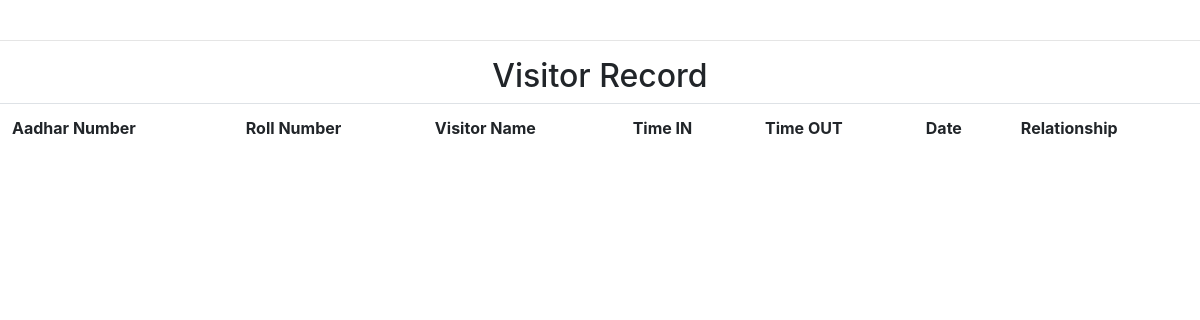
/visitor_view.php, run on an earlier commit of the app's database.
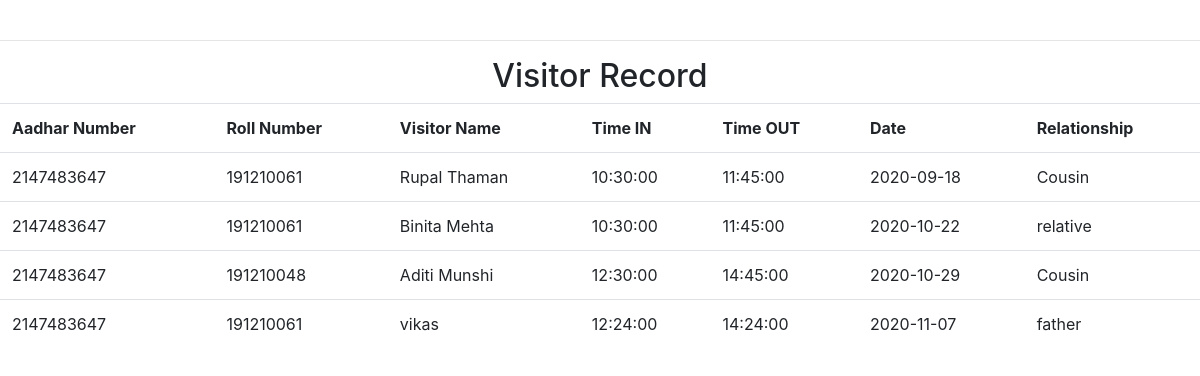
And on a later commit of the database.
### tables this page shows
CREATE TABLE `visitor` (
  `aadhar_number` int(11) NOT NULL,
  `rollno` varchar(10) DEFAULT NULL,
  `visitor_name` varchar(50) NOT NULL,
  `time_in` time NOT NULL,
  `time_out` time NOT NULL,
  `date` date NOT NULL,
  `relationship` varchar(30) NOT NULL
);

### visitor_view.php (the view, shortened to what this page needs)
<!DOCTYPE html>
<html>
<head>
	<link rel="stylesheet" href="https://stackpath.bootstrapcdn.com/bootstrap/4.4.1/css/bootstrap.min.css">
</head>
<body>
<br><hr>
<caption><h2>Visitor Record</h2></caption>
<table class="table table-hover">
	<tr>
		<th>Aadhar Number</th>
		<th>Roll Number</th>
		<th>Visitor Name</th>
		<th>Time IN</th>
		<th>Time OUT</th>
		<th>Date</th>
		<th>Relationship</th>
	</tr>
<?php
$ViewQuery="SELECT *
            FROM Visitor " ;
$Execute=mysql_query($ViewQuery);
while($DataRows=mysql_fetch_array($Execute)){
	$Aadhar_Number=$DataRows['aadhar_number'];
	$Rollno=$DataRows['rollno'];
	$Visitor_Name=$DataRows['visitor_name'];
	$Time_In=$DataRows['time_in'];
	$Time_Out=$DataRows['time_out'];
	$Date=$DataRows['date'];
	$Relationship=$DataRows['relationship'];
 ?>
 <tr>
<td><?php echo $Aadhar_Number ;?></td>
<td><?php echo $Rollno; ?></td>
<td><?php echo $Visitor_Name; ?></td>
<td><?php echo $Time_In; ?></td>
<td><?php echo $Time_Out; ?></td>
<td><?php echo $Date; ?></td>
<td><?php echo $Relationship; ?></td>
</tr>
<?php } ?>
</table>
</body>
</html>

What changed in the data, as far as the page shows it:
added visitor: aadhar_number "2147483647", rollno "191210061", visitor_name "Rupal Thaman", time_in "10:30:00", time_out "11:45:00", date "2020-09-18", relationship "Cousin"
added visitor: aadhar_number "2147483647", rollno "191210061", visitor_name "Binita Mehta", time_in "10:30:00", time_out "11:45:00", date "2020-10-22", relationship "relative"
added visitor: aadhar_number "2147483647", rollno "191210048", visitor_name "Aditi Munshi", time_in "12:30:00", time_out "14:45:00", date "2020-10-29", relationship "Cousin"
added visitor: aadhar_number "2147483647", rollno "191210061", visitor_name "vikas", time_in "12:24:00", time_out "14:24:00", date "2020-11-07", relationship "father"
